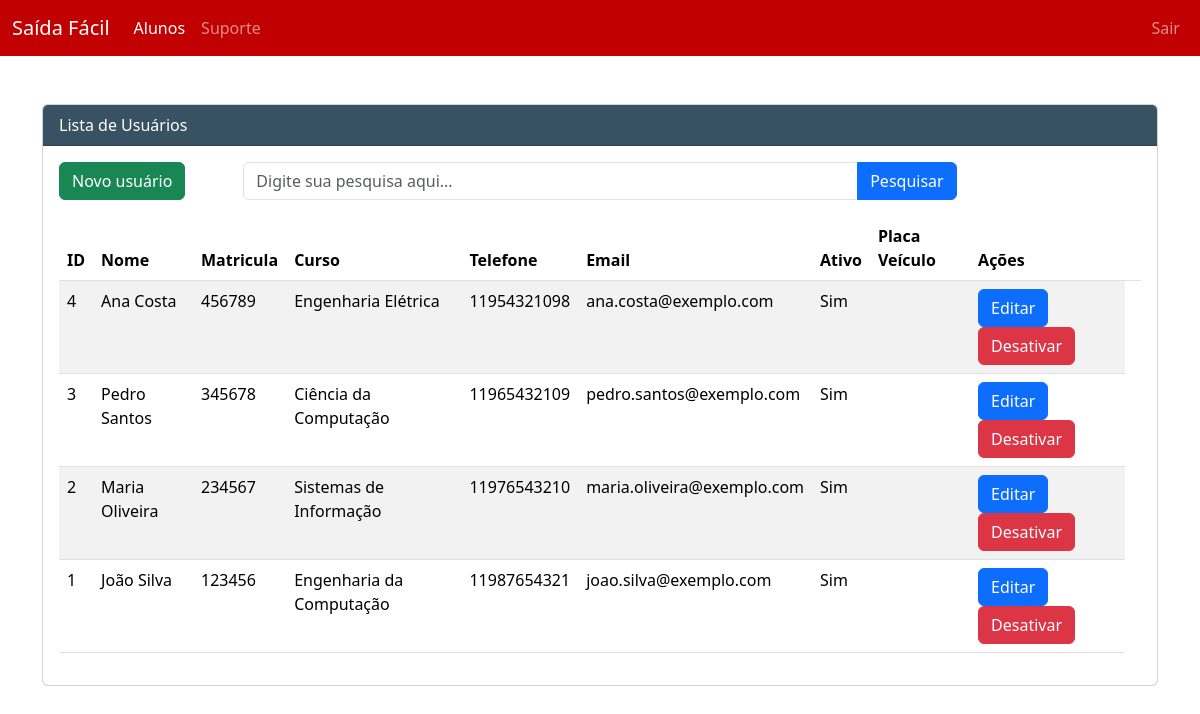
Page /aluno.php (signed in) on the earlier database version.
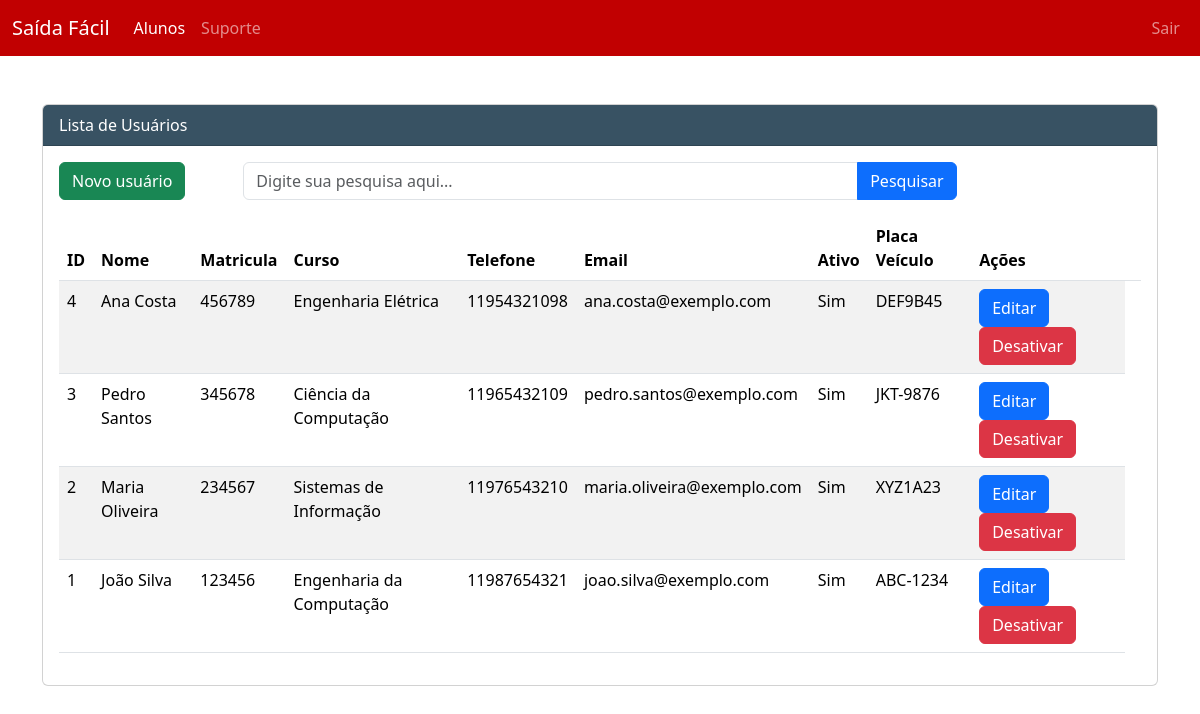
Same page on the later database version.
### tables this page shows
CREATE TABLE usuario (
	id_aluno INT PRIMARY KEY NOT NULL AUTO_INCREMENT,
	nome TEXT(65535),
	matricula INT,
	curso TEXT(65535),
	telefone VARCHAR(20),
	email VARCHAR(50),
	ativo VARCHAR(100),
	placa_veiculo VARCHAR(100)
);

### aluno.php (the view, shortened to what this page needs)
<?php
include "cabecalho.php";
include "conexao.php";
$pesquisa = "";
$sql = "Select u.id_aluno, u.nome, u.matricula, u.curso, u.telefone, u.email, u.ativo, u.placa_veiculo from usuario u ";
if( isset($_GET["pesquisa"]) && !empty($_GET["pesquisa"]) )
{
    $pesquisa = $_GET["pesquisa"];
    $sql .= " WHERE u.nome LIKE '%$pesquisa%' ORDER BY u.id_aluno DESC";
}
else
{
    $sql .= " ORDER BY id_aluno DESC";
}
$resultado = $conexao->query($sql);
?>
<br>
<br>
<div class="row">
    <div class="col-12">
        <div class="card custom-card">
            <div class="card-header text-white" style="background-color: #385263;">
                Lista de Usuários
            </div>
            <div class="card-body custom-card-body">
                <div class="row">
                    <div class="col-2">
                        <a href="alunoNovo.php" class="btn btn-success">
                            Novo usuário
                        </a>
                    </div>
                    <div class="col-8">
                        <form action="aluno.php" method="get">
                            <div class="input-group mb-3">
                                <input type="text"
                                       name="pesquisa"
                                       value="<?php echo $pesquisa; ?>"
                                       class="form-control"
                                       placeholder="Digite sua pesquisa aqui..." />
                                <button class="btn btn-primary" type="submit">
                                    Pesquisar
                                </button>
                            </div>
                        </form>
                    </div>
                    <div class="col-2"></div>
                </div>
                <div class="row">
                    <div class="col-12">
                        <div class="table-responsive">
                            <table class="table table-hover table-striped w-100">
                                <thead>
                                    <tr>
                                        <th scope="col">ID</th>
                                        <th scope="col">Nome</th>
                                        <th scope="col">Matricula</th>
                                        <th scope="col">Curso</th>
                                        <th scope="col">Telefone</th>
                                        <th scope="col">Email</th>
                                        <th scope="col">Ativo</th>
                                        <th scope="col">Placa Veículo</th>
                                        <th scope="col">Ações</th>
                                        <th scope="col"></th>
                                    </tr>
                                </thead>
                                <tbody>
                            <?php
                            if ($resultado->num_rows > 0) {
                                while($row = $resultado->fetch_assoc()) {
                                    echo "<tr>";
                                    echo "<td>" . $row["id_aluno"] . "</td>";
                                    echo "<td>" . $row["nome"] . "</td>";
                                    echo "<td>" . $row["matricula"] . "</td>";
                                    echo "<td>" . $row["curso"] . "</td>";
                                    echo "<td>" . $row["telefone"] . "</td>";
                                    echo "<td>" . $row["email"] . "</td>";
                                    echo "<td>" . $row["ativo"] . "</td>";
                                    echo "<td>" . $row["placa_veiculo"] . "</td>";
                                    echo "<td><a href='editarAluno.php?id_aluno=$row[id_aluno]' class='btn btn-primary' >Editar</a>  ";
                                    if(($row["ativo"]) === "Sim")
                                    {
                                        echo "<a href='desativarAluno.php?id_aluno=$row[id_aluno]' class='btn btn-danger'>Desativar</a> ";
                                    }else{
                                        echo "<a href='ativarAluno.php?id_aluno=$row[id_aluno]' class='btn btn-success'>Ativar</a> ";
                                    }
                                    echo "</tr>";
                                }
                            } else {
                                echo "<tr><td colspan='4'>Nenhum registro encontrado</td></tr>";
                            }
                            ?>
                                </tbody>
                            </table>
                        </div>
                    </div>
                </div>
            </div>
        </div>
    </div>
</div>

### cabecalho.php (shortened to what this page needs)
<!DOCTYPE html>
<html lang="pt-br">
<head>
    <link href="bootstrap.min.css" rel="stylesheet" />
</head>
<body>
    <nav class="navbar navbar-expand-lg" style="background-color: #c10001;" data-bs-theme="dark">
        <div class="container-fluid">
            <a class="navbar-brand" href="#">Saída Fácil</a>
            <div class="collapse navbar-collapse" id="navbarSupportedContent">
                <ul class="navbar-nav me-auto mb-2 mb-lg-0">
                    <li class="nav-item">
                        <a class="nav-link active" aria-current="page" href="aluno.php">Alunos</a>
                    </li>
                    <li class="nav-item">
                        <a class="nav-link" href="suporte.php">Suporte</a>
                    </li>
                </ul>
                <ul class="navbar-nav ms-auto mb-2 mb-lg-0">
                    <li class="nav-item">
                        <a class="nav-link" href="logoff.php">Sair</a>
                    </li>
                </ul>
            </div>
        </div>
    </nav>
    <div class="container">

Differences in the rows shown:
changed usuario "Ana Costa": placa_veiculo (not shown) → "DEF9B45"
changed usuario "Pedro Santos": placa_veiculo (not shown) → "JKT-9876"
changed usuario "Maria Oliveira": placa_veiculo (not shown) → "XYZ1A23"
changed usuario "João Silva": placa_veiculo (not shown) → "ABC-1234"
